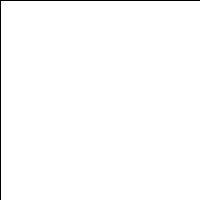
Frame 1 (no input)
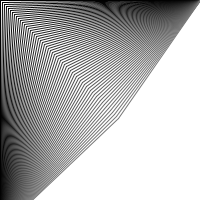
Frame 60 (the mouse pressed at the canvas centre just before this capture)
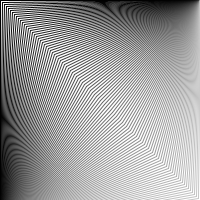
Frame 120 (the mouse held since frame 60 and released just before this capture)

The Processing sketch that drew these frames (run headless with seeded random() and noise(); from frame 60 on, the mouse is pressed at the canvas centre):

// Processing sketch: processing_167351
// ── processing_167351.pde


float a=0;

void setup(){
  //Setting up background size
  size(200,200); 
  //Setting up a white background
  background(255); 
 
}

void draw(){
//Two sets of lines appearing from both corners
line(a,a,0,230);
line(200,0,a,a);
//Adding 2 pixels to the the a coordinate
a=a+2;
stroke(a);

}
